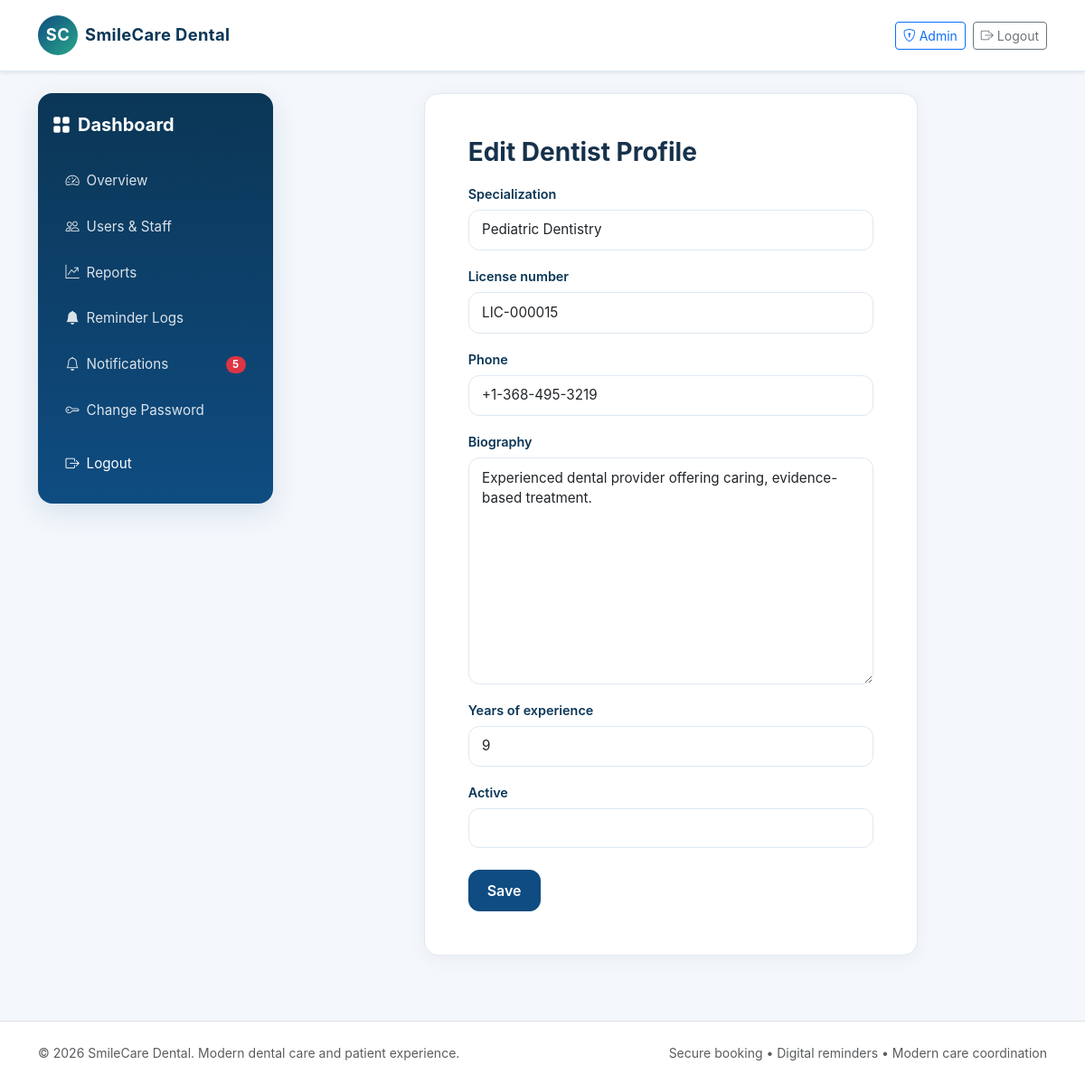
/dashboard/admin/dentists/11/edit/ (signed in), run on the app's committed database.
### dentists/models.py (models this page shows, shortened)
class Dentist(models.Model):
    dentist_id = models.CharField(max_length=20, unique=True)
    user = models.OneToOneField(settings.AUTH_USER_MODEL, on_delete=models.CASCADE)
    specialization = models.CharField(max_length=100)
    license_number = models.CharField(max_length=50, unique=True)
    phone = models.CharField(max_length=20, blank=True)
    biography = models.TextField(blank=True)
    years_of_experience = models.PositiveIntegerField(default=0)
    profile_photo = models.CharField(max_length=200, blank=True)
    active = models.BooleanField(default=True)
    created_at = models.DateTimeField(auto_now_add=True)

### dashboard/views.py (the view, shortened to what this page needs)
# urls.py: path('dashboard/admin/dentists/<int:pk>/edit/', admin_edit_dentist, name='admin_edit_dentist'),
@login_required
def admin_edit_dentist(request, pk):
    if not request.user.is_admin():
        return render(request, 'dashboard/access_denied.html')
    dentist = Dentist.objects.filter(pk=pk).first()
    if not dentist:
        return render(request, 'dashboard/access_denied.html')
    form = DentistEditForm(request.POST or None, instance=dentist)
    if request.method == 'POST' and form.is_valid():
        form.save()
        messages.success(request, 'Dentist profile updated successfully.')
        return redirect('admin_users')
    return render(request, 'dashboard/admin_dentist_form.html', {'form': form, 'dentist': dentist})

### dashboard/forms.py
class DentistEditForm(forms.ModelForm):
    class Meta:
        model = Dentist
        fields = ('specialization', 'license_number', 'phone', 'biography', 'years_of_experience', 'active')
    def __init__(self, *args, **kwargs):
        super().__init__(*args, **kwargs)
        for field in self.fields.values():
            widget = field.widget
            if isinstance(widget, forms.Select):
                widget.attrs.setdefault('class', 'form-select')
            else:
                widget.attrs.setdefault('class', 'form-control')

### accounts/models.py (called while the page is built)
    def is_patient(self):
        return self.role == 'patient'

    def is_staff_role(self):
        return self.role in {'staff', 'admin'}

    def is_dentist(self):
        return self.role == 'dentist'

    def is_admin(self):
        return self.role == 'admin'

    def is_dentist_approved(self):
        return self.is_dentist() and self.is_active and self.account_status == 'approved'

### reminders/templatetags/notifications_tags.py (called while the page is built)
@register.simple_tag(takes_context=True)
def unread_notifications_count(context):
    request = context.get('request')
    if not request or not request.user.is_authenticated:
        return 0
    return Notification.objects.filter(user=request.user, is_read=False).count()

### templates/dashboard/admin_dentist_form.html (shortened to what this page needs)
{% extends 'base.html' %}
{% block content %}
<div class="dashboard-shell">
    {% include 'dashboard/_sidebar.html' %}
    <div class="main-panel">
        <div class="row justify-content-center">
            <div class="col-lg-8">
                <div class="card-soft p-4 p-md-5">
                    <h3 class="fw-bold mb-3">Edit Dentist Profile</h3>
                    <form method="post">
                        <div class="row g-3">
                            {% for field in form %}
                            <div class="col-12">
                                <label class="form-label" for="{{ field.id_for_label }}">{{ field.label }}</label>
                                {{ field }}
                            </div>
                            {% endfor %}
                        </div>
                        <button class="btn btn-primary mt-4" type="submit">Save</button>
                    </form>
                </div>
            </div>
        </div>
    </div>
</div>
{% endblock %}

### static/css/style.css (style rules this page uses)
:root { --primary: #0f4c81; --primary-dark: #0b3656; --accent: #2aa889; --warning: #f4a259; --danger: #d94b4b; --text: #16324b; --muted: #69819b; --bg: #f4f7fb; --card: #ffffff; --border: #dfe8f1; }
body { font-family: Inter, -apple-system, BlinkMacSystemFont, "Segoe UI", Roboto, sans-serif; color: var(--text); background: var(--bg); overflow-x: hidden; }
h3, .h3 { font-size: clamp(1.25rem, 2.5vw, 1.75rem); }
.dashboard-shell { display: flex; align-items: stretch; min-height: calc(100vh - 100px); gap: 1.5rem; }
.main-panel { flex: 1; min-width: 0; }
.card-soft { border: 1px solid var(--border); border-radius: 1rem; box-shadow: 0 4px 20px rgba(19,52,79,0.05); background: var(--card); transition: transform 0.2s ease, box-shadow 0.2s ease; }
.form-control, .form-select { border-color: var(--border); border-radius: 0.75rem; padding: 0.65rem 0.9rem; font-size: 0.95rem; min-height: 44px; }
.form-label { font-weight: 600; margin-bottom: 0.4rem; font-size: 0.9rem; color: var(--primary-dark); }
.btn-primary { background: var(--primary); border-color: var(--primary); border-radius: 0.75rem; padding: 0.6rem 1.25rem; font-weight: 600; min-height: 44px; display: inline-flex; align-items: center; justify-content: center; }

### data on the page
Dentist: form "Pediatric Dentistry" "LIC-000015" "+1-368-495-3219" "Experienced dental provider offering caring, evidence-based treatment." "9" "☑"

### other printed values
{{ unread_count }} "5"
{{ field.label }} "Specialization" "License number" "Phone" "Biography" "Years of experience" "Active"
